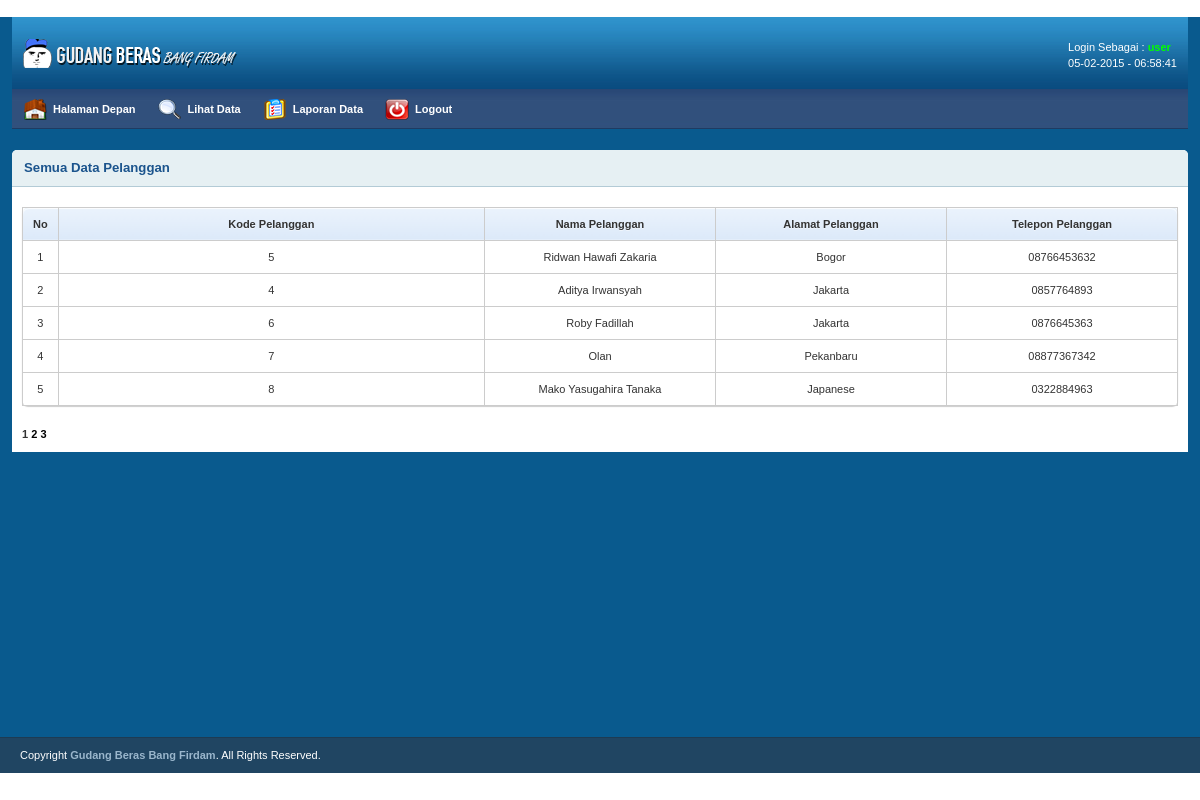
The app's page /main/lihat-pelanggan.php (signed in) with its own data.
### tables this page shows
CREATE TABLE IF NOT EXISTS `pelanggan` (
  `kd_pelanggan` int(10) NOT NULL AUTO_INCREMENT,
  `nama_pelanggan` varchar(60) NOT NULL,
  `alamat_pelanggan` varchar(70) NOT NULL,
  `telepon_pelanggan` varchar(15) NOT NULL,
  PRIMARY KEY (`kd_pelanggan`)
);

### main/lihat-pelanggan.php (the view, shortened to what this page needs)
<?php
if(isset($_SESSION["user"]) && ($_SESSION["passwd"])){
?>
﻿<?php include_once("include/headernav.php"); ?>
        <div class="grid_12" style="margin-bottom:265px;">
            <div class="box round first fullpage">
                <h2>Semua Data Pelanggan</h2>
                <div class="block">
			<form method="POST" action="lihat-pelanggan.php">
			<table class="bordered">
    			<thead>
				<?php
					if(isset($_SESSION['level'])){
						if($_SESSION['level'] == "admin"){
				?>
    				<tr>
					<th width="1%"><center>No</center></th>
					<th><center>Kode Pelanggan</center></th>
					<th width="20%"><center>Nama Pelanggan</center></th>
					<th width="20%" ><center>Alamat Pelanggan</center></th>
					<th width="20%" ><center>Telepon Pelanggan</center></th>
					<th width="20%" ><center>Proses</center></th>
    				</tr>
				<?php
						}else if($_SESSION['level'] == "user"){
				?>
				<tr>
					<th width="1%"><center>No</center></th>
					<th><center>Kode Pelanggan</center></th>
					<th width="20%"><center>Nama Pelanggan</center></th>
					<th width="20%" ><center>Alamat Pelanggan</center></th>
					<th width="20%" ><center>Telepon Pelanggan</center></th>
    				</tr>
				<?php
						}
				}
				?>
			<?php
			$i = 1;
			$dataPerPage = 5;
			if(isset($_GET['page'])){
				$noPage = $_GET['page'];
			}else{
				$noPage = 1;
			}
			$offset = ($noPage - 1) * $dataPerPage;
			$keula = mysql_query("SELECT * FROM pelanggan LIMIT $offset, $dataPerPage");
			while($data=mysql_fetch_array($keula)){
				if(isset($_SESSION['level'])){
					if($_SESSION['level'] == "admin"){
						echo "<tr><td><center>".$i."</center></td>
								<td><center>".$data["kd_pelanggan"]."</center></td>
								<td><center>".$data["nama_pelanggan"]."</center></td>
								<td><center>".$data["alamat_pelanggan"]."</center></td>
								<td><center>".$data["telepon_pelanggan"]."</center></td>
								<td><center><a href=tampil-edit-pelanggan.php?kd_pelanggan=$data[kd_pelanggan]><img src='../images/main/editz.gif' /></a>&nbsp;&nbsp;
										<a href='#' onClick=\"return konfirmasiHapus('".$data["kd_pelanggan"]."','".$data["nama_pelanggan"]."','".$data["alamat_pelanggan"]."','".$data["telepon_pelanggan"]."');\" value='Hapus'><img src='../images/main/del.gif' /></a></center></td>
							</tr>";
							$i++;
					}else if($_SESSION['level'] == "user"){
						echo "<tr><td><center>".$i."</center></td>
								<td><center>".$data["kd_pelanggan"]."</center></td>
								<td><center>".$data["nama_pelanggan"]."</center></td>
								<td><center>".$data["alamat_pelanggan"]."</center></td>
								<td><center>".$data["telepon_pelanggan"]."</center></td>
							</tr>";
							$i++;
					}
				}
			}if(isset($_SESSION['level']) == "admin"){
				if($_GET["kd_pelanggan"] != ""){
					$delete = mysql_query("DELETE FROM pelanggan WHERE kd_pelanggan=".$_GET['kd_pelanggan']."");
					echo "<script language='javascript'>alert('Data berhasil di Hapus');</script>";
					echo '<meta http-equiv="refresh" content="0; url=lihat-pelanggan.php">';
				}
			}if($_SESSION['level'] == "user"){
				if($_GET["kd_pelanggan"] != ""){
						echo '<meta http-equiv="refresh" content="0; url=lihat-pelanggan.php">';
				}
			}
				$hasil = mysql_query("SELECT COUNT(*) AS jumData FROM pelanggan");
				$data = mysql_fetch_array($hasil);
				$jumData = $data['jumData'];
			$jumPage = ceil($jumData/$dataPerPage);
			?>
    			</thead>
			</table>
			</form>
		<?php
			for($page = 1; $page <= $jumPage; $page++){
				if((($page >= $noPage - 3) && ($page <= +3)) || ($page ==1) || ($page == $jumPage)){
						if(($page == $noPage)) echo "<b>".$page."</b>";
						else echo "<a href='".$_SERVER['PHP_SELF']."?page=".$page."'> ".$page." </a>";
					}
				}
				?>
            </div>
        </div>
    </div>
<?php include "include/footerinfo.php"; ?>
</body>
</html>
<?php
}else{
	header("location:../index.php");
}
?>

### main/include/headernav.php (shortened to what this page needs)
<html>
<head>
    <link rel="stylesheet" type="text/css" href="../css/main/reset.css" media="screen" />
    <link rel="stylesheet" type="text/css" href="../css/main/text.css" media="screen" />
    <link rel="stylesheet" type="text/css" href="../css/main/grid.css" media="screen" />
    <link rel="stylesheet" type="text/css" href="../css/main/layout.css" media="screen" />
    <link rel="stylesheet" type="text/css" href="../css/main/nav.css" media="screen" />
</head>
<body>
    <div class="container_12">
        <div class="grid_12 header-repeat">
            <div id="branding">
                <div class="floatleft">
                    <img src="../images/main/logo.png" alt="Logo" /></div>
		<div class="floatright">
			<div class="floatleft marginleft10">
				<ul class="inline-ul floatleft">
					<li>Login Sebagai :
						<?php
						if(isset($_SESSION['level'])){
							if($_SESSION['level'] == "admin"){
								echo "<b><font class='pengguna-admin'>".$_SESSION['level']."</font></b>";
							}
							else if($_SESSION['level'] == "user"){
								echo "<b><font class='pengguna-user'>".$_SESSION['level']."</font></b>";
							}
						}
						?>
					</li>
					<br/>
					<li><?php $tgl = date('d-m-Y'); echo $tgl; ?> - <label id="clock"></label></li>
				</ul>
			</div>
		</div>
            </div>
        </div>
        <div class="grid_12">
            <ul class="nav main">
		<?php
		if(isset($_SESSION['level'])){
			if($_SESSION['level'] == "admin"){
		?>
                <li class="ic-dashboard"><a href="index.php"><span>Halaman Depan</span></a> </li>
                <li class="ic-form-style"><a href="javascript:"><span>Admin Data</span></a>
                    <ul>
			<li><a href="tambah-admin.php">Tambah Pengguna</a> </li>
                        <li><a href="lihat-admin.php">Lihat Pengguna</a> </li>
                    </ul>
                </li>
		<li class="ic-typography"><a href="javascript:"><span>Input Data</span></a>
					<ul>
			<li><a href="input-saldo-awal.php">Stock Opname</a> </li>
                        <li>			<li><a href="input-jenis-beras.php">Jenis Beras</a> </li>
						<li><a href="input-pelanggan.php">Pelanggan</a> </li>
						<li><a href="input-pemasok.php">Pemasok</a> </li>
						<li><a href="input-satuan.php">Satuan</a> </li>
                    </ul>
				</li>
		<li class="ic-notifications"><a href="javascript:"><span>Transaksi Data</span></a>
		<ul>
			<li><a href="input-pengadaan-beras.php">Pengadaan Beras</a> </li>
			<li><a href="input-pengeluaran-beras.php">Pengeluaran Beras</a> </li>
		</ul>
		</li>
				<li class="ic-gallery"><a href="javascript:"><span>Lihat Data</span></a>
					<ul>
						<li><a href="lihat-saldo.php">Saldo</a> </li>
                	        		<li><a href="lihat-jenis-beras.php">Jenis Beras</a> </li>
						<li><a href="lihat-pelanggan.php">Pelanggan</a> </li>
						<li><a href="lihat-pemasok.php">Pemasok</a> </li>
                    </ul>
				</li>
				<li class="ic-charts"><a href="javascript:"><span>Laporan Data</span></a>
					<ul>
						<li><a href="laporan-pelanggan.php">Laporan Pelanggan</a> </li>
						<li><a href="laporan-pemasok.php">Laporan Pemasok</a> </li>
						<li><a href="laporan-pengadaan.php">Laporan Pengadaan</a> </li>
						<li><a href="laporan-pengeluaran.php">Laporan Pengeluaran</a> </li>
						<li><a href="laporan-persediaan.php">Laporan Persediaan</a> </li>
                    </ul>
				</li>
				<li class="ic-grid-tables"><a href="../main/logout.php"><span>Logout</span></a></li>
		<?php
			}else if($_SESSION['level'] == "user"){
		?>
               			<li class="ic-dashboard"><a href="index.php"><span>Halaman Depan</span></a> </li>
				<li class="ic-gallery"><a href="javascript:"><span>Lihat Data</span></a>
				</li>
				<li class="ic-charts"><a href="javascript:"><span>Laporan Data</span></a>
				</li>
				<li class="ic-grid-tables"><a href="../main/logout.php"><span>Logout</span></a></li>
		<?php
			}
		}
		?>
		</ul>
        </div>

### main/include/footerinfo.php
<div id="site_info">
    <p>
        Copyright <a href="#">Gudang Beras Bang Firdam</a>. All Rights Reserved.
    </p>
</div>

### css/main/text.css (style rules this page uses)
body { font: 13px/1.5 Tahoma, Helvetica, Arial, 'Liberation Sans', FreeSans, sans-serif; }
h2 { font-size: 23px; }
ul { list-style: square; }
li { margin-left: 30px; }
p, dl, hr, h1, h2, h3, h4, h5, h6, ol, ul, pre, table, address, fieldset { margin-bottom: 20px; }

### css/main/grid.css (style rules this page uses)
.container_12 { width: 100%; }
.grid_12 { display: inline;float: left;margin-left: 1%;margin-right: 1%; }
.container_12 .grid_12 { width: 98%; }

### css/main/layout.css (style rules this page uses)
body { background: #fff; color: #333; font-size: 11px; padding: 0 0 0px; }
a { color: #000;font-weight:bold;text-decoration: none; }
.floatleft { float:left; }
.floatright { float:right }
.inline-ul li { display:inline; color:#fff; }
.marginleft10 { margin-left:10px; }
.container_12 { background:#095a8e; }
h1, h2, h3, h4, h5, h6 { line-height:1.2em; margin-bottom:.3em; }
h2 { margin-top:1em; }
#branding { font-weight:normal; text-align:left; padding:2em 1em 1.6em 1em; margin-bottom:0; }
#branding ul, #branding ul li { margin:0px; padding:0px; }
#branding li { padding:0px 0px 0px 0px !important; }
.header-repeat { background:url(../../images/main/header-repeat.jpg) repeat-x; }
.box { background:#fff; margin-bottom:20px; padding:10px 10px 10px 10px; margin-left:-8px; }
.box.round { -moz-border-radius: 5px 5px 0px 0px; -webkit-border-radius: 5px 5px 0px 0px; border-radius: 5px 5px 0px 0px; }
.box h2 { font-size:1.2em; font-weight:bold; color:#1B548D; background:#E6F0F3; margin:-10px -10px 0 -10px; padding:10px 12px; border-bottom:1px solid #B3CBD6; -moz-border-radius: 5px 5px 0px 0px; -webkit-border-radius: 5px 5px 0px 0px; border-radius: 5px 5px 0px 0px; }
.box.first { margin-top:20px; }
.block { padding-top:20px; }
#site_info { width:100%; color:#fff; background:#204562; border-top:1px solid #1d3b53; }
#site_info p { padding-left:20px;line-height:35px; margin-bottom:0px; }
#site_info a { color:#9ab6cc; }
.fullpage { margin-left:0px; }
.bordered { border: solid #ccc 1px; -moz-border-radius: 6px; -webkit-border-radius: 6px; border-radius: 6px; -webkit-box-shadow: 0 1px 1px #ccc; -moz-box-shadow: 0 1px 1px #ccc; box-shadow: 0 1px 1px #ccc; }
.bordered td, .bordered th { border-left: 1px solid #ccc; border-top: 1px solid #ccc; padding: 10px; text-align: left; }
.bordered th { background-color: #dce9f9; background-image: -webkit-gradient(linear, left top, left bottom, from(#ebf3fc), to(#dce9f9)); background-image: -webkit-linear-gradient(top, #ebf3fc, #dce9f9); background-image: -moz-linear-gradient(top, #ebf3fc, #dce9f9); background-image: -ms-linear-gradient(top, #ebf3fc, #dce9f9); background-image: -o-linear-gradient(top, #ebf3fc, #dce9f9); background-image: linear-gradient(top, #ebf3fc, #dce9f9); -webkit-box-shadow: 0 1px 0 rgba(255,255,255,.8) inset; -moz-box-shadow:0 1px 0 rgba(255,255,255,.8) inset; box-shadow: 0 1px 0 rgba(255,255,255,.8) inset; border-top: none; text-shadow: 0 1px 0 rgba(255,255,255,.5); }
.bordered td:first-child, .bordered th:first-child { border-left: none; }
.bordered th:first-child { -moz-border-radius: 6px 0 0 0; -webkit-border-radius: 6px 0 0 0; border-radius: 6px 0 0 0; }
.bordered th:last-child { -moz-border-radius: 0 6px 0 0; -webkit-border-radius: 0 6px 0 0; border-radius: 0 6px 0 0; }
.bordered tr:last-child td:first-child { -moz-border-radius: 0 0 0 6px; -webkit-border-radius: 0 0 0 6px; border-radius: 0 0 0 6px; }
.bordered tr:last-child td:last-child { -moz-border-radius: 0 0 6px 0; -webkit-border-radius: 0 0 6px 0; border-radius: 0 0 6px 0; }

### main/include/headernav.php (style rules this page uses)
.pengguna-user { color:lime; }

### records on screen
pelanggan: kd_pelanggan "5", nama_pelanggan "Ridwan Hawafi Zakaria", alamat_pelanggan "Bogor", telepon_pelanggan "08766453632"
pelanggan: kd_pelanggan "4", nama_pelanggan "Aditya Irwansyah", alamat_pelanggan "Jakarta", telepon_pelanggan "0857764893"
pelanggan: kd_pelanggan "6", nama_pelanggan "Roby Fadillah", alamat_pelanggan "Jakarta", telepon_pelanggan "0876645363"
pelanggan: kd_pelanggan "7", nama_pelanggan "Olan", alamat_pelanggan "Pekanbaru", telepon_pelanggan "08877367342"
pelanggan: kd_pelanggan "8", nama_pelanggan "Mako Yasugahira Tanaka", alamat_pelanggan "Japanese", telepon_pelanggan "0322884963"

### other values on screen
$_SESSION['level'] "user"
